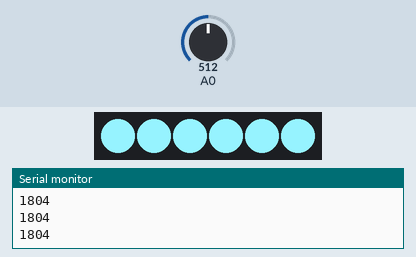
Simulated run of this sketch. Board: Arduino Zero (SAMD21). Shown: 6 RGB LEDs in strip order, left to right, the last lines printed to the serial monitor. Inputs (shaded band) come from the test bench; at power-on: A0 = 512 (analog values on the 0–1023 scale). Dim RGB values are drawn brighter than linear.

Above: at 1.2 s.
1.3 s: A0 set to 350
At 2.3 s:
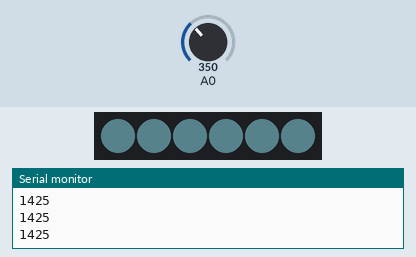
2.8 s: A0 set to 370
At 4.3 s:
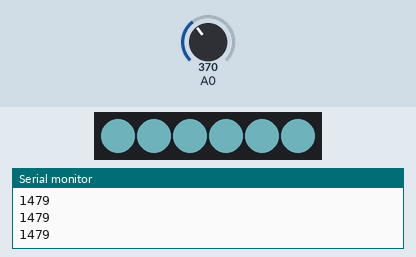
Timing chart, 0 to 5.8 s (numbered marks = the images above; inputs shaded):
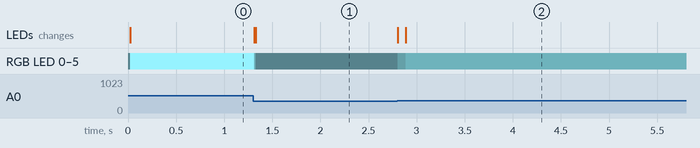

The sketch:

ironman.ino
```cpp
#include <Adafruit_NeoPixel.h>

#define PIN 0
const int pixel_length = 6; //variable for number of LEDs in the neopixel strip

Adafruit_NeoPixel strip = Adafruit_NeoPixel(pixel_length, PIN, NEO_GRB + NEO_KHZ800); //define neopixel strip

int a0_val = 0; //variable that updates from analog reading pin A0

int a0_min = 0; //minimum a0 cut off value
int a0_max = 4095; //maximum a0 cut off value

void setup() {
  analogReadResolution(12); //set analog read resolution of the microcontroller to 12 bits
  strip.begin(); // start the neopixel strip
  strip.show(); // Initialize all pixels to 'off'
  Serial.begin(9600); //start serial communication
}

int clamp(int valmin, int valmax, int val) {
  if (val < valmin) return valmin;
  else if (val > valmax) return valmax;
  return val;
}

void loop() {
  a0_val = (a0_val + analogRead(A0)) / 2; //we analog read a0, add it to itself, and average it to smooth the signal (slightly)
  //Serial.println(a0_val); //print a0_val to serial
  int R = 3;
  int G = 5;
  int B = 5;
  for (uint16_t i = 0; i < strip.numPixels(); i++) { //iterate through all the LEDs in the neopixel strip
    strip.setPixelColor(i, R, G, B);
  }
  Serial.println(a0_val);
  a0_val = clamp(1450, 1560, a0_val);
  float v = map(a0_val, 1450, 1560, 5, 100);
  HSVtoRGB(187, 41, v, &R, &G, &B);

  for (uint16_t i = 0; i < strip.numPixels(); i++) {
    strip.setPixelColor(i, R, G, B);
  }
  strip.show(); //update the strip colors
  delay(20); //20ms delay
}

/* keeping this for reference
  // int led_count = map(a0_val, a0_min, a0_max, 0, pixel_length); //maps a0_val between min and max to the number of LEDs to light up
  // int step_size = (a0_max - a0_min)/pixel_length; //find the a0 value interval between each LED to light
  // int R = 0;
  // int G = 0;
  // int B = 0;
  // for (uint16_t i = 0; i < strip.numPixels(); i++) { //iterate through all the LEDs in the neopixel strip
  //   if (i < led_count) { //light LEDs white
  //     HSVtoRGB(0, 0, 25, &R, &G, &B);
  //     strip.setPixelColor(i, R, G, B);
  //   } else if (i == led_count) { //change the hue of the last LED based on the remainder value
  //     float h = map(a0_val - led_count*step_size, 0, step_size, 0, 360);
  //     HSVtoRGB(h, 100, 25, &R, &G, &B);
  //     strip.setPixelColor(i, R, G, B);
  //   } else { //turn off the remainding LEDs
  //     strip.setPixelColor(i, 0, 0, 0);
  //   }
  // }
*/


// HSV to RGB by hdznrrd
// h: 0 to 360
// s: 0 to 100
// v: 0 to 100

void HSVtoRGB(float h, float s, float v, int *r, int *g, int *b) {
  int i;
  float f, p, q, t;

  h = max(0.0, min(360.0, h));
  s = max(0.0, min(100.0, s));
  v = max(0.0, min(100.0, v));

  s /= 100;
  v /= 100;

  if (s == 0) {
    // Achromatic (grey)
    *r = *g = *b = round(v * 255);
    return;
  }

  h /= 60; // sector 0 to 5
  i = floor(h);
  f = h - i; // factorial part of h
  p = v * (1 - s);
  q = v * (1 - s * f);
  t = v * (1 - s * (1 - f));
  switch (i) {
    case 0:
      *r = round(255 * v);
      *g = round(255 * t);
      *b = round(255 * p);
      break;
    case 1:
      *r = round(255 * q);
      *g = round(255 * v);
      *b = round(255 * p);
      break;
    case 2:
      *r = round(255 * p);
      *g = round(255 * v);
      *b = round(255 * t);
      break;
    case 3:
      *r = round(255 * p);
      *g = round(255 * q);
      *b = round(255 * v);
      break;
    case 4:
      *r = round(255 * t);
      *g = round(255 * p);
      *b = round(255 * v);
      break;
    default: // case 5:
      *r = round(255 * v);
      *g = round(255 * p);
      *b = round(255 * q);
  }
}
```

Measured:
- after the input at 1.3 s, RGB LED 0–5: RGB(150, 243, 255) → RGB(45, 73, 77) at once, → RGB(8, 12, 13) 0.02 s later; the LEDs: first change at once (image 1 shows a later state)
- after the input at 2.8 s, RGB LED 0–5: RGB(8, 12, 13) → RGB(26, 41, 43) at once, → RGB(45, 73, 77) 0.08 s later; the LEDs: first change at once (image 2 shows a later state)
